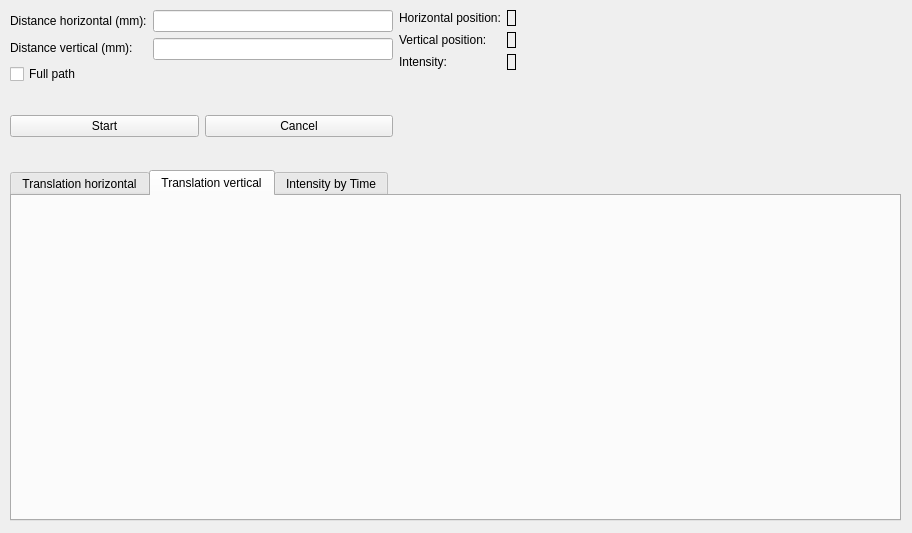
<?xml version="1.0" encoding="UTF-8"?>
<ui version="4.0">
 <class>BeamCenteringWidgetLayout</class>
 <widget class="QWidget" name="BeamCenteringWidgetLayout">
  <property name="geometry">
   <rect>
    <x>0</x>
    <y>0</y>
    <width>912</width>
    <height>533</height>
   </rect>
  </property>
  <property name="windowTitle">
   <string>Beam Centering</string>
  </property>
  <widget class="QWidget" name="verticalLayoutWidget_8">
   <property name="geometry">
    <rect>
     <x>10</x>
     <y>170</y>
     <width>891</width>
     <height>351</height>
    </rect>
   </property>
   <layout class="QVBoxLayout" name="downControlBox">
    <item>
     <widget class="QTabWidget" name="graphicsTabs">
      <property name="currentIndex">
       <number>1</number>
      </property>
      <widget class="QWidget" name="translationHorTab">
       <attribute name="title">
        <string>Translation horizontal</string>
       </attribute>
       <widget class="QWidget" name="mplHorWindow" native="true">
        <property name="geometry">
         <rect>
          <x>0</x>
          <y>0</y>
          <width>881</width>
          <height>311</height>
         </rect>
        </property>
        <property name="sizePolicy">
         <sizepolicy hsizetype="Expanding" vsizetype="Expanding">
          <horstretch>0</horstretch>
          <verstretch>0</verstretch>
         </sizepolicy>
        </property>
        <layout class="QVBoxLayout" name="mplHorVl"/>
       </widget>
      </widget>
      <widget class="QWidget" name="translationVerTab">
       <attribute name="title">
        <string>Translation vertical</string>
       </attribute>
       <widget class="QWidget" name="mplVerWindow" native="true">
        <property name="geometry">
         <rect>
          <x>0</x>
          <y>0</y>
          <width>881</width>
          <height>311</height>
         </rect>
        </property>
        <property name="sizePolicy">
         <sizepolicy hsizetype="Expanding" vsizetype="Expanding">
          <horstretch>0</horstretch>
          <verstretch>0</verstretch>
         </sizepolicy>
        </property>
        <layout class="QVBoxLayout" name="mplVerVl"/>
       </widget>
      </widget>
      <widget class="QWidget" name="intensityByTimeTab">
       <attribute name="title">
        <string>Intensity by Time</string>
       </attribute>
       <widget class="QGraphicsView" name="graphIntensity">
        <property name="geometry">
         <rect>
          <x>0</x>
          <y>0</y>
          <width>885</width>
          <height>315</height>
         </rect>
        </property>
       </widget>
      </widget>
     </widget>
    </item>
   </layout>
  </widget>
  <widget class="QWidget" name="horizontalLayoutWidget_4">
   <property name="geometry">
    <rect>
     <x>10</x>
     <y>10</y>
     <width>889</width>
     <height>151</height>
    </rect>
   </property>
   <layout class="QHBoxLayout" name="upControlsBox">
    <item>
     <layout class="QVBoxLayout" name="controlDistanceOperationBox">
      <item>
       <layout class="QHBoxLayout" name="inputDistanceBox">
        <item>
         <layout class="QVBoxLayout" name="colLabelDistanceBox">
          <item>
           <widget class="QLabel" name="distanceHorLabel">
            <property name="text">
             <string>Distance horizontal (mm):</string>
            </property>
           </widget>
          </item>
          <item>
           <widget class="QLabel" name="distanceVerLabel">
            <property name="text">
             <string>Distance vertical (mm):</string>
            </property>
           </widget>
          </item>
          <item>
           <widget class="QCheckBox" name="fullPathCheckBox">
            <property name="text">
             <string>Full path</string>
            </property>
           </widget>
          </item>
         </layout>
        </item>
        <item>
         <layout class="QVBoxLayout" name="colInputDistanceBox">
          <item>
           <widget class="QLineEdit" name="distanceHorEdit"/>
          </item>
          <item>
           <widget class="QLineEdit" name="distanceVerEdit"/>
          </item>
          <item>
           <spacer name="colDistanceSpacer">
            <property name="orientation">
             <enum>Qt::Vertical</enum>
            </property>
            <property name="sizeHint" stdset="0">
             <size>
              <width>20</width>
              <height>40</height>
             </size>
            </property>
           </spacer>
          </item>
         </layout>
        </item>
       </layout>
      </item>
      <item>
       <spacer name="frameUpButtonSpacer">
        <property name="orientation">
         <enum>Qt::Vertical</enum>
        </property>
        <property name="sizeHint" stdset="0">
         <size>
          <width>20</width>
          <height>40</height>
         </size>
        </property>
       </spacer>
      </item>
      <item>
       <layout class="QHBoxLayout" name="buttonsCenteringBox">
        <item>
         <widget class="QPushButton" name="startCenterButton">
          <property name="text">
           <string>Start</string>
          </property>
         </widget>
        </item>
        <item>
         <widget class="QPushButton" name="cancelCenterButton">
          <property name="text">
           <string>Cancel</string>
          </property>
         </widget>
        </item>
       </layout>
      </item>
      <item>
       <spacer name="frameDownButtonSpacer">
        <property name="orientation">
         <enum>Qt::Vertical</enum>
        </property>
        <property name="sizeHint" stdset="0">
         <size>
          <width>20</width>
          <height>40</height>
         </size>
        </property>
       </spacer>
      </item>
     </layout>
    </item>
    <item>
     <layout class="QVBoxLayout" name="monitorBox">
      <item>
       <layout class="QHBoxLayout" name="monitorLabelsBox">
        <item>
         <layout class="QVBoxLayout" name="colMonitorLabelsBox">
          <item>
           <widget class="QLabel" name="positionHorLabel">
            <property name="text">
             <string>Horizontal position:</string>
            </property>
           </widget>
          </item>
          <item>
           <widget class="QLabel" name="positionVerLabel">
            <property name="text">
             <string>Vertical position:</string>
            </property>
           </widget>
          </item>
          <item>
           <widget class="QLabel" name="intensityLabel">
            <property name="text">
             <string>Intensity:</string>
            </property>
           </widget>
          </item>
         </layout>
        </item>
        <item>
         <layout class="QVBoxLayout" name="colMonitorOutputBox">
          <item>
           <widget class="QLabel" name="positionHorText">
            <property name="frameShape">
             <enum>QFrame::Box</enum>
            </property>
            <property name="text">
             <string/>
            </property>
           </widget>
          </item>
          <item>
           <widget class="QLabel" name="positionVerText">
            <property name="frameShape">
             <enum>QFrame::Box</enum>
            </property>
            <property name="text">
             <string/>
            </property>
           </widget>
          </item>
          <item>
           <widget class="QLabel" name="intensityText">
            <property name="frameShape">
             <enum>QFrame::Box</enum>
            </property>
            <property name="text">
             <string/>
            </property>
           </widget>
          </item>
         </layout>
        </item>
       </layout>
      </item>
      <item>
       <spacer name="monitorDownSpacer">
        <property name="orientation">
         <enum>Qt::Vertical</enum>
        </property>
        <property name="sizeHint" stdset="0">
         <size>
          <width>20</width>
          <height>40</height>
         </size>
        </property>
       </spacer>
      </item>
     </layout>
    </item>
    <item>
     <spacer name="rightBoxesSpacer">
      <property name="orientation">
       <enum>Qt::Horizontal</enum>
      </property>
      <property name="sizeHint" stdset="0">
       <size>
        <width>40</width>
        <height>20</height>
       </size>
      </property>
     </spacer>
    </item>
   </layout>
  </widget>
 </widget>
 <resources/>
 <connections/>
</ui>
